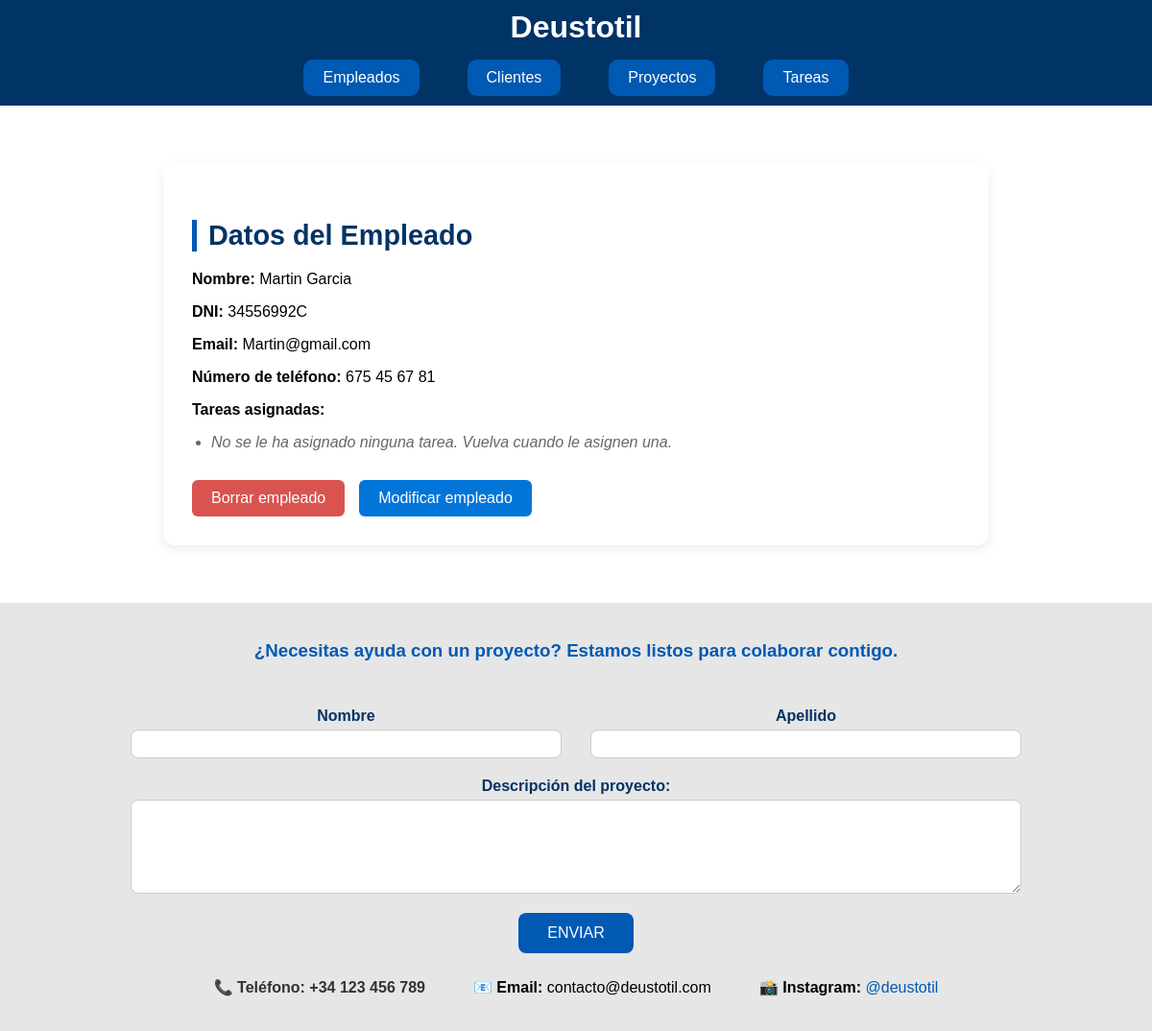
The page /deustotil/3/detalles_empleado (signed in) on the database as committed earlier.
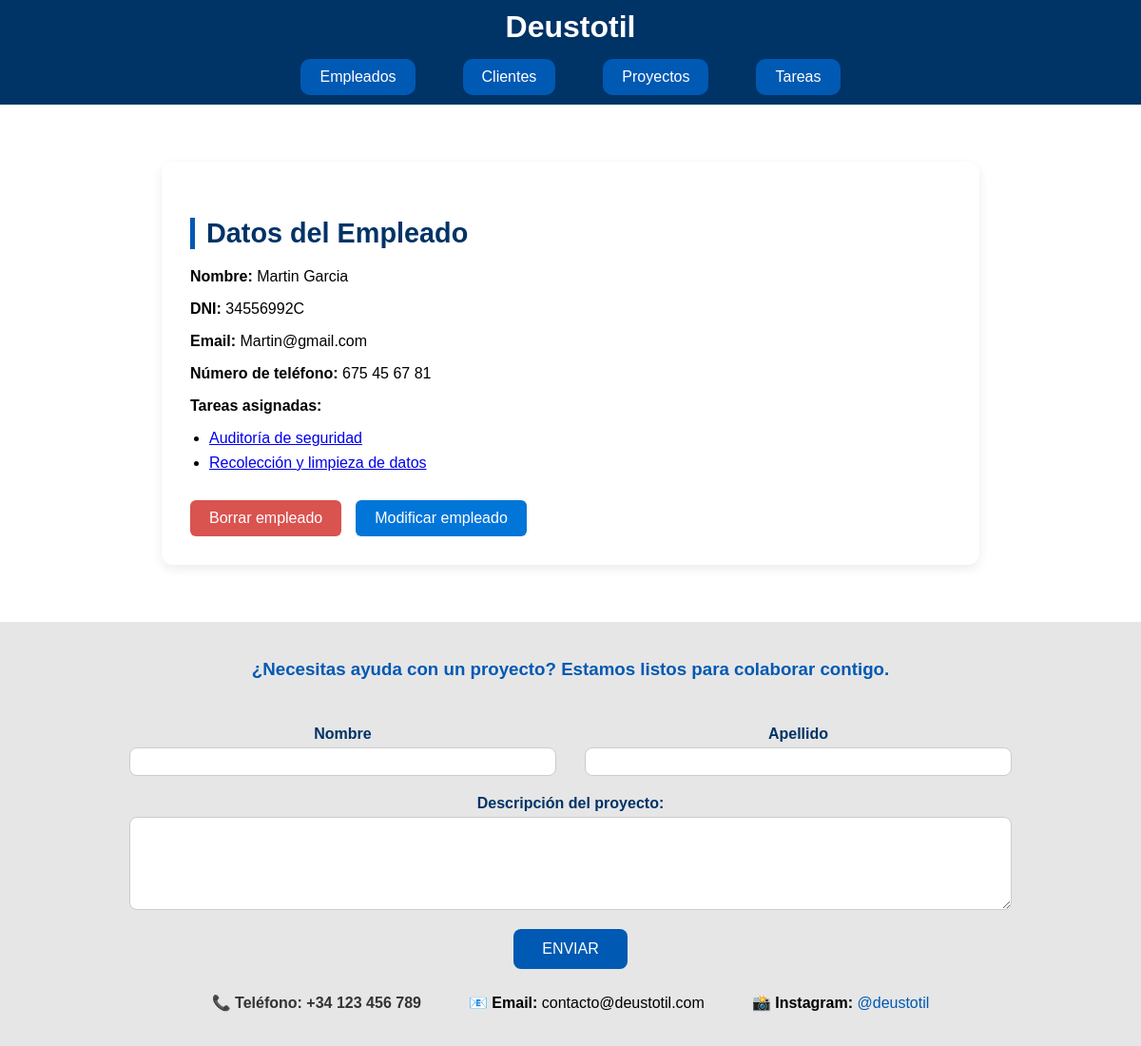
The same page on the database as committed later.
### appEmpresaDjango/models.py (models this page shows, shortened)
class Tarea(models.Model):
    PRIORIDAD_CHOICES = [
        ('alta', 'Alta'),
        ('media', 'Media'),
        ('baja', 'Baja'),
    ]
    ESTADO_CHOICES = [
        ('abierta', 'Abierta'),
        ('asignada', 'Asignada'),
        ('en_proceso', 'En proceso'),
        ('finalizada', 'Finalizada'),
    ]
    proyecto = models.ForeignKey(Proyecto, on_delete=models.CASCADE, related_name='tareas')
    nombre = models.CharField(max_length=100)
    descripcion = models.TextField()
    fecha_inicio = models.DateField()
    fecha_fin = models.DateField()
    empleados = models.ManyToManyField(Empleado,blank=True, related_name='tareas')
    prioridad = models.CharField(max_length=10, choices=PRIORIDAD_CHOICES)
    estado = models.CharField(max_length=15, choices=ESTADO_CHOICES)
    notas = models.TextField(blank=True)

### appEmpresaDjango/views.py (the view)
# urls.py: path('<int:pk>/detalles_empleado', views.DetailEmpleadoView.as_view(), name='detalles_empleado'),
class DetailEmpleadoView(LoginRequiredMixin, DetailView):
    model = Empleado
    context_object_name = 'lista_empleado'
    login_url = '/login/'

### appEmpresaDjango/templates/appEmpresaDjango/empleado_detail.html
{% extends "base.html" %}
{% block content %}
<section id="contenido" class="detalle-contenedor">
    <h1 class="titulo-detalle">Datos del Empleado</h1>
    <p><strong>Nombre:</strong> {{ lista_empleado.nombre }} {{ lista_empleado.apellidos }}</p>
    <p><strong>DNI:</strong> {{ lista_empleado.dni }}</p>
    <p><strong>Email:</strong> {{ lista_empleado.email }}</p>
    <p><strong>Número de teléfono:</strong> {{ lista_empleado.telefono }}</p>
    <p><strong>Tareas asignadas:</strong></p>
    <ul class="lista1">
        {% for lista_tarea in lista_empleado.tareas.all %}
            <li><a href="{% url 'detalles_tarea' lista_tarea.pk %}">{{ lista_tarea.nombre }}</a></li>
        {% empty %}
            <li class="mensaje-vacio">No se le ha asignado ninguna tarea. Vuelva cuando le asignen una.</li>
        {% endfor %}
    </ul>
    <div class="acciones">
        <a href="{% url 'borrar_empleado' lista_empleado.id %}" class="boton-accion boton-borrar">Borrar empleado</a>
        <a href="{% url 'modificar_empleado' lista_empleado.id %}" class="boton-accion boton-editar">Modificar empleado</a>
    </div>
</section>
{% endblock %}

Rows that differ between the two databases and show on the page:
added Tarea: nombre "Auditoría de seguridad"
added Tarea: nombre "Recolección y limpieza de datos"
Other text that changed with them:
text no longer shown: "No se le ha asignado ninguna tarea. Vuelva cuando le asignen una."
